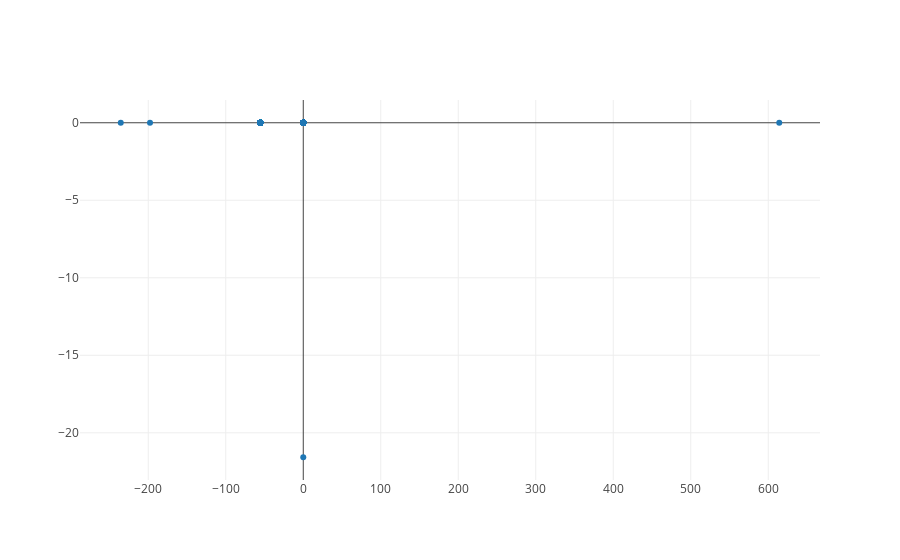

The notebook cell saved with this chart:
### Code cell
import plotly.graph_objs as go
trace = go.Scatter(
    x = data['SINSB01-RIQM-DCP10:FOR-PHASE-AVG'],
    y = data['SINSB01-RKLY-DCP10:FOR-PHASE-AVG'],
    mode='markers')

iplot([trace])

### Figure 1 — Plotly figure (JSON) as saved in the notebook; plotly's stock layout.template omitted (floating-point values rounded to 4 significant figures; data arrays with more than 128 entries replaced by an {"elided": "..."} marker saying what was removed)
{"data": [{"mode": "markers", "type": "scatter", "x": {"elided": "600 float values"}, "y": {"elided": "600 float values"}}], "layout": {}}
